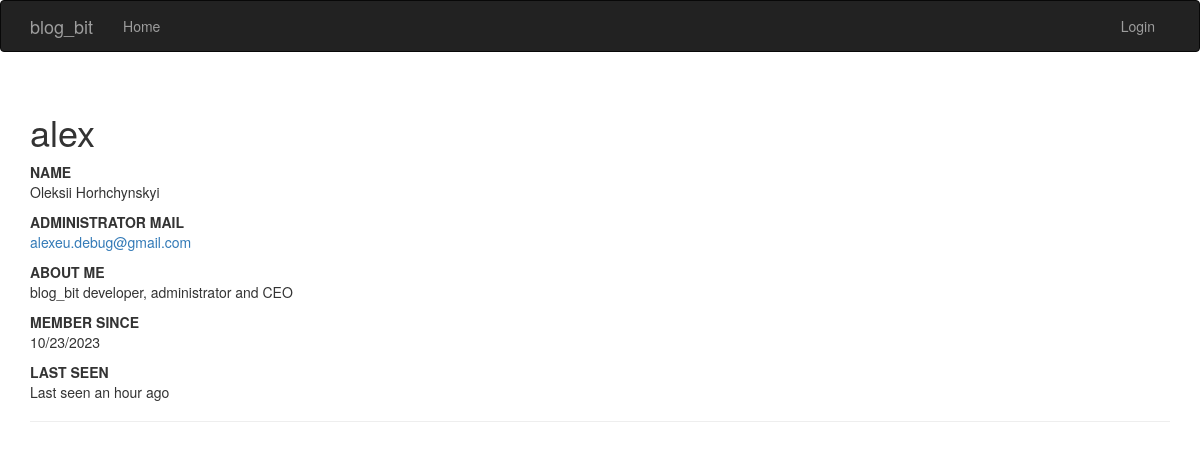
The app's page /profile/alex, older data.
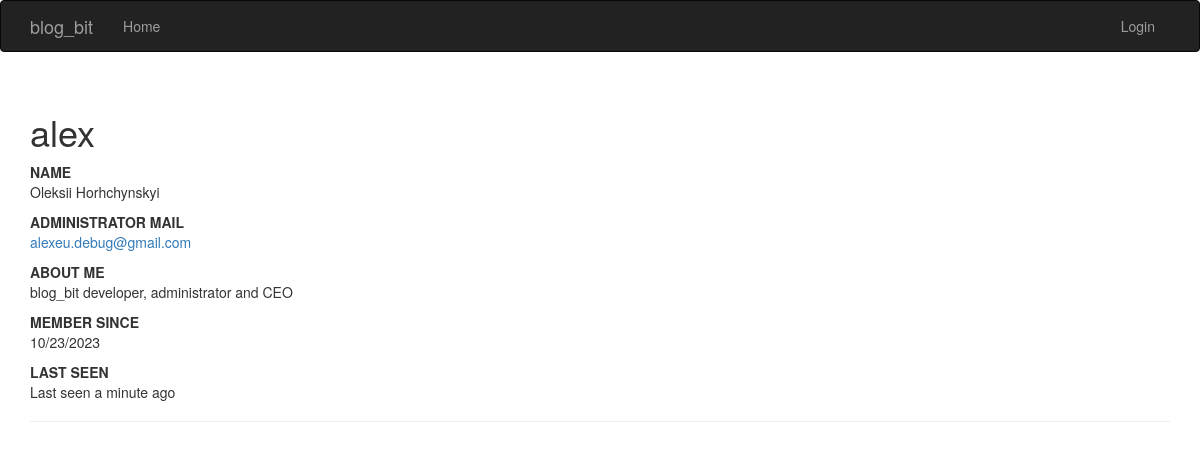
The same page, newer data.
### app/models.py (models this page shows, shortened)
class User(db.Model, UserMixin):
    id = db.Column(db.Integer, primary_key=True)
    username = db.Column(db.String(64), unique=True, index=True)
    name = db.Column(db.String(64))
    about_me = db.Column(db.Text())
    member_since = db.Column(db.DateTime(), default=datetime.utcnow)
    last_seen = db.Column(db.DateTime(), default=datetime.utcnow)
    email = db.Column(db.String(64), unique=True, index=True)
    password_hash = db.Column(db.String(128))
    confirmed = db.Column(db.Boolean, default=False)
    role_id = db.Column(db.Integer, db.ForeignKey('role.id'))
    @property
    def password(self):
        raise AttributeError('Password is not a readable attribute!')
    def can(self, perm):
        return self.role is not None and self.role.has_permission(perm)
    def is_administrator(self):
        return self.can(Permission.ADMIN)

### app/main/views.py (the view)
@main.route('/profile/<username>')
def profile(username):
    user = User.query.filter_by(username=username).first_or_404()
    return render_template('main/profile.html', user=user)

### app/auth/views.py (called while the page is built)
@auth.before_app_request
def before_request():
    current_user = flask_login.current_user
    if current_user.is_authenticated:
        current_user.ping()  # updating user last time seen property
        if not current_user.confirmed \
                and flask.request.blueprint != 'auth' \
                and flask.request.endpoint != 'static':
            return flask.redirect(flask.url_for('auth.unconfirmed'))

### app/models.py (called while the page is built)
    def has_permission(self, perm):
        return self.permissions & perm == perm

    def is_administrator(self):
        return False

### app/templates/main/profile.html (shortened to what this page needs)
{% extends 'base.html' %}
{% block page_header %}
    <h1>{{ user.username }}</h1>
    {% if user.name %}
        <b>NAME</b>
        <p>{{ user.name }}</p>
    {% endif %}
    {% if user.is_administrator() %}
        <b>ADMINISTRATOR MAIL</b>
        <p><a href="mailto:{{ user.email }}">{{ user.email }}</a></p>
    {% endif %}
    {% if user.about_me %}
        <b>ABOUT ME</b>
        <p>{{ user.about_me }}</p>
    {% endif %}
    <b>MEMBER SINCE</b>
    <p>
        {{ moment(user.member_since).format('L') }}
    </p>
    <b>LAST SEEN</b>
    <p>
        Last seen {{ moment(user.last_seen).fromNow() }}
    </p>
{% endblock %}

### app/templates/base.html (shortened to what this page needs)
{% extends 'bootstrap/base.html' %}
{% block head %}
    {{ super() }}
{% endblock %}
{% block navbar %}
    <div class="navbar navbar-inverse">
        <div class="container">
            <div class="navbar-header">
                <a class="navbar-brand" href={{ url_for('main.welcome') }}>blog_bit</a>
            </div>
            <div class="navbar-collapse collapse">
                <ul class="nav navbar-nav">
                    <li><a href={{ url_for('main.welcome') }}>Home</a></li>
                </ul>
                <ul class="nav navbar-nav navbar-right">
                    {% if current_user.is_authenticated %}
                        <li class="dropdown">
                            <a href="#" class="dropdown-toggle" data-toggle="dropdown">
                                {{ current_user.username }} <b class="caret"></b>
                            </a>
                            <ul class="dropdown-menu">
                                <li><a href={{ url_for('main.edit_profile') }}> Edit Profile</a></li>
                                <li><a href={{ url_for('auth.logout') }}>Logout</a></li>
                            </ul>
                        </li>
                    {% else %}
                        <li><a href={{ url_for('auth.login') }}>Login</a></li>
                    {% endif %}
                </ul>
            </div>
        </div>
    </div>
{% endblock %}
{% block content %}
    <div class="container">
        <div class="page-header">
            {% block page_header %}{% endblock %}
        </div>
    </div>
{% endblock %}

Row changes from the older to the newer data that the page shows:
changed User "alex": last_seen "an hour ago" → "a minute ago"
